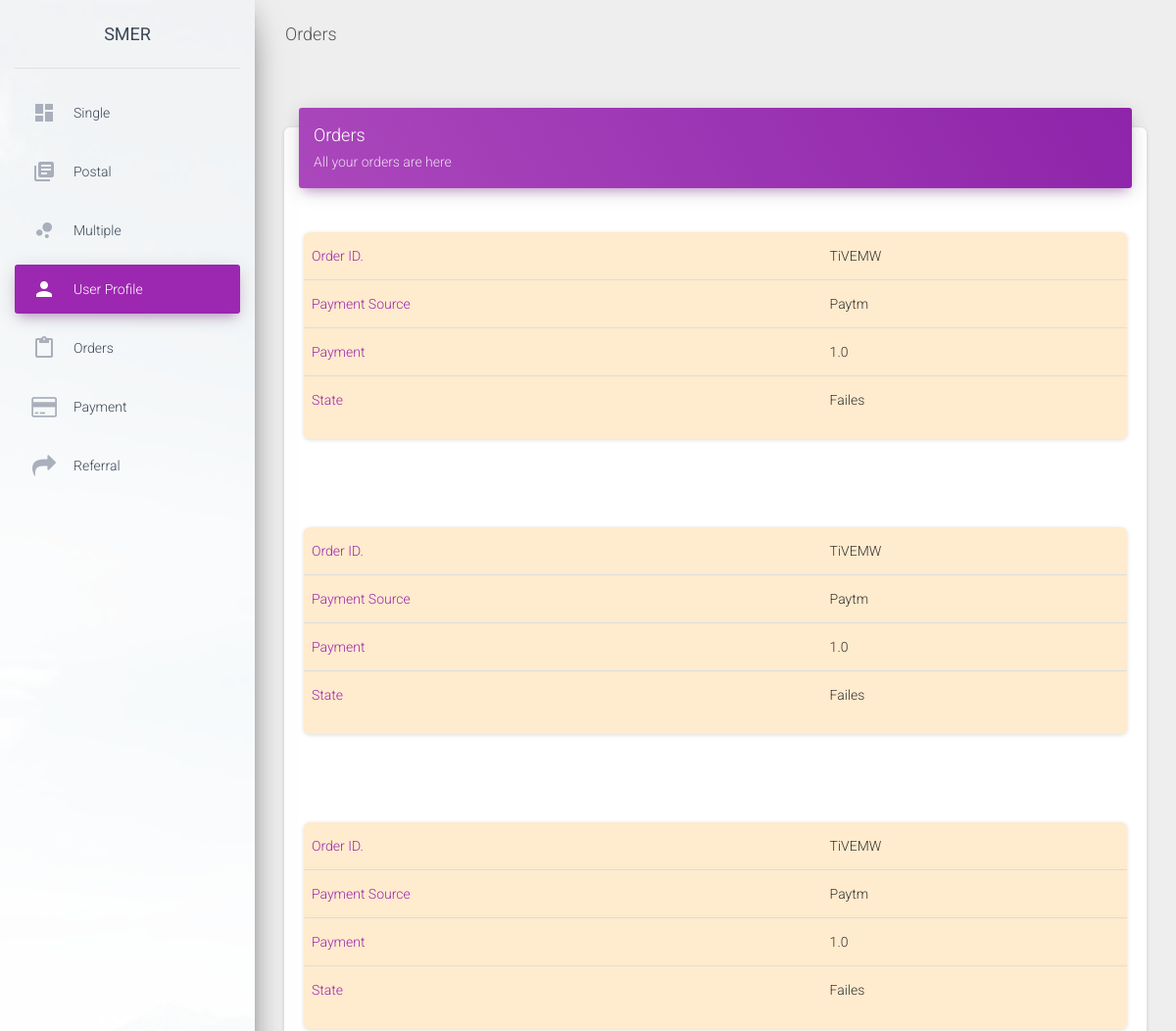
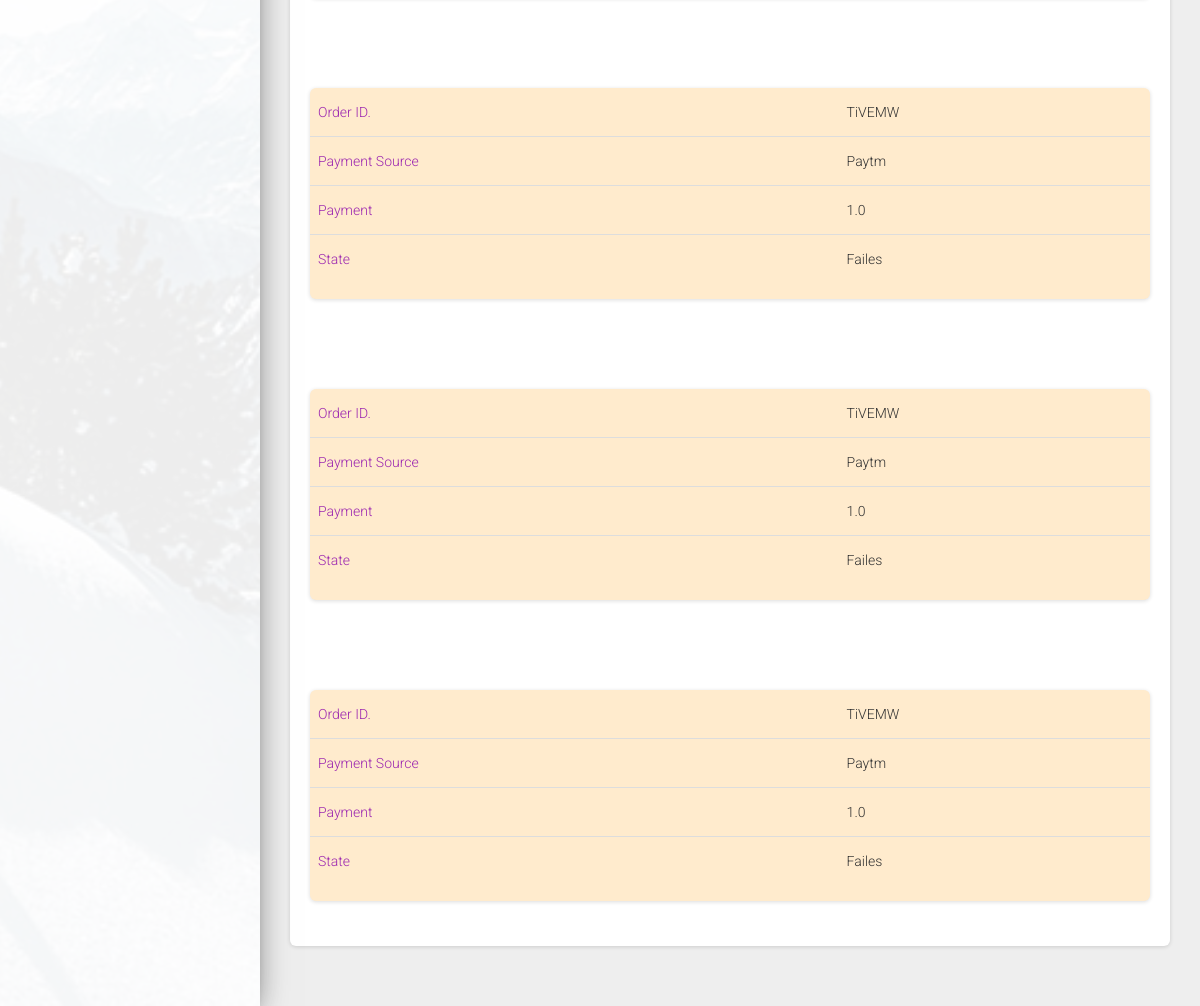
/profile/orders (signed in), run on the app's committed database (2 pictures, top to bottom).
### paytm/models.py (models this page shows, shortened)
class PaytmHistory(models.Model):
    user = models.ForeignKey(settings.AUTH_USER_MODEL, related_name='rel_payment_paytm' , on_delete=models.CASCADE)
    ORDERID = models.CharField('ORDER ID', max_length=30)
    TXNDATE = models.DateTimeField('TXN DATE', default=timezone.now)
    TXNID = models.CharField('TXN ID', max_length = 50)
    BANKTXNID = models.IntegerField('BANK TXN ID', null=True, blank=True)
    BANKNAME = models.CharField('BANK NAME', max_length=50, null=True, blank=True)
    RESPCODE = models.IntegerField('RESP CODE')
    PAYMENTMODE = models.CharField('PAYMENT MODE', max_length=10, null=True, blank=True)
    CURRENCY = models.CharField('CURRENCY', max_length=4, null=True, blank=True)
    GATEWAYNAME = models.CharField("GATEWAY NAME", max_length=30, null=True, blank=True)
    MID = models.CharField(max_length=40)
    RESPMSG = models.TextField('RESP MSG', max_length=250)
    TXNAMOUNT = models.FloatField('TXN AMOUNT')
    STATUS = models.CharField('STATUS', max_length=12)
    class Meta:
        app_label = 'paytm'

### user_profile/views.py (the view)
# urls.py: path('orders', views.orders.as_view())
class orders(View):
    def get(self, request):
        user_obj = User.objects.get(username = request.user.username)
        orders = list(user_obj.rel_payment_paytm.all().values())
        print('orders ', orders)
        return render(request, 'orders.html', {"msg": "success", "orders": orders})

### user_profile/templates/orders.html (shortened to what this page needs)
<!DOCTYPE html>
<html lang="en">
<head>
  <link rel="stylesheet" href="https://maxcdn.bootstrapcdn.com/font-awesome/latest/css/font-awesome.min.css">
  <link href="/static/assets/css/material-dashboard.css?v=2.1.1" rel="stylesheet" />
  <link href="/static/assets/demo/demo.css" rel="stylesheet" />
</head>
<body class="">
  <div class="wrapper ">
    <div class="sidebar" data-color="purple" data-background-color="white" data-image="/static/assets/img/sidebar-1.jpg">
      <div class="logo">
        <a href="http://www.creative-tim.com" class="simple-text logo-normal">
          SMER
        </a>
      </div>
      <div class="sidebar-wrapper">
          <ul class="nav">
              <li class="nav-item">
                <a class="nav-link" href="{% url 'get_single' %}">
                  <i class="material-icons">dashboard</i>
                  <p>Single</p>
                </a>
              </li>
              <li class="nav-item ">
                <a class="nav-link" href="{% url 'get_postal' %}">
                  <i class="material-icons">library_books</i>
                  <p>Postal</p>
                </a>
              </li>
              <li class="nav-item ">
                <a class="nav-link" href="{% url 'get_multiple' %}">
                  <i class="material-icons">bubble_chart</i>
                  <p>Multiple</p>
                </a>
              </li>
              <li class="nav-item active">
                <a class="nav-link" href="{% url 'get_user_profile' %}">
                  <i class="material-icons">person</i>
                  <p>User Profile</p>
                </a>
              </li>
              <li class="nav-item ">
                <a class="nav-link" href="/profile/orders">
                  <i class="material-icons">content_paste</i>
                  <p>orders</p>
                </a>
              </li>
              <li class="nav-item ">
                <a class="nav-link" href="/paytm/payment">
                  <i class="fa fa-credit-card fa-xs" aria-hidden="true"></i>
                  <p>payment</p>
                </a>
              </li>
              <li class="nav-item ">
                <a class="nav-link" href="./referral.html">
                  <i class="fa fa-share fa-xs" aria-hidden="true"></i>
                  <p>referral</p>
                </a>
              </li>
            </ul>
      </div>
    </div>
    <div class="main-panel">
      <nav class="navbar navbar-expand-lg navbar-transparent navbar-absolute fixed-top ">
        <div class="container-fluid">
          <div class="navbar-wrapper">
            <a class="navbar-brand" href="#pablo">Orders</a>
          </div>
        </div>
      </nav>
      <div class="content">
          <div class="container-fluid">
            <div class="row">
              <div class="col-md-12">
                <div class="card">
                  <div class="card-header card-header-primary">
                    <h4 class="card-title ">Orders</h4>
                    <p class="card-category"> All your orders are here</p>
                  </div>
                  {% for order in orders %}
                  <div class="card-body">
                    <div class="row">
                      <div class="col-sm">
                          <div class="card" style="background-color: blanchedalmond;">
                      <table class="table">
                        <tbody>
                          <tr>
                              <td class="text-primary">
                                  Order ID.
                                </td>
                                <td>
                                  {{order.ORDERID}}
                                </td>
                          </tr>
                          <tr>
                              <td class="text-primary">
                                  Payment Source
                                </td>
                                <td>
                                  Paytm
                                </td>
                          </tr>
                          <tr>
                              <td class="text-primary">
                                  Payment
                                </td>
                                <td>
                                  {{order.TXNAMOUNT}}
                                </td>
                          </tr>
                          <tr>
                              <td class="text-primary">
                                  State
                                </td>
                                <td>
                                  {% if order.STATUS == 'TXN_SUCCESS'%}
                                     Successful
                                     {% else %}
                                    Failes
                                  {% endif %}
                                </td>
                          </tr>
                        </tbody>
                      </table>
                            </div>
                          </div>
                              </div>
                        </div>
                      {% endfor%}
                      </div>
                  </div>
                </div>
              </div>
            </div>
          </div>
        </div>
      <footer class="footer">
          <div class="container-fluid">
            <nav class="float-left">
              <ul>
                <li>
                  <a href="#">
                  </a>
                </li>
                <li>
                  <a href="#">
                  </a>
                </li>
              </ul>
            </nav>
            <div class="copyright float-right">
              <a href="#" target="_blank">SMER</a>
            </div>
          </div>
        </footer>
</body>
</html>

### data on the page
PaytmHistory: ORDERID "TiVEMW", TXNAMOUNT "1.0", STATUS "Failes"
PaytmHistory: ORDERID "TiVEMW", TXNAMOUNT "1.0", STATUS "Failes"
PaytmHistory: ORDERID "TiVEMW", TXNAMOUNT "1.0", STATUS "Failes"
PaytmHistory: ORDERID "TiVEMW", TXNAMOUNT "1.0", STATUS "Failes"
PaytmHistory: ORDERID "TiVEMW", TXNAMOUNT "1.0", STATUS "Failes"
PaytmHistory: ORDERID "TiVEMW", TXNAMOUNT "1.0", STATUS "Failes"
